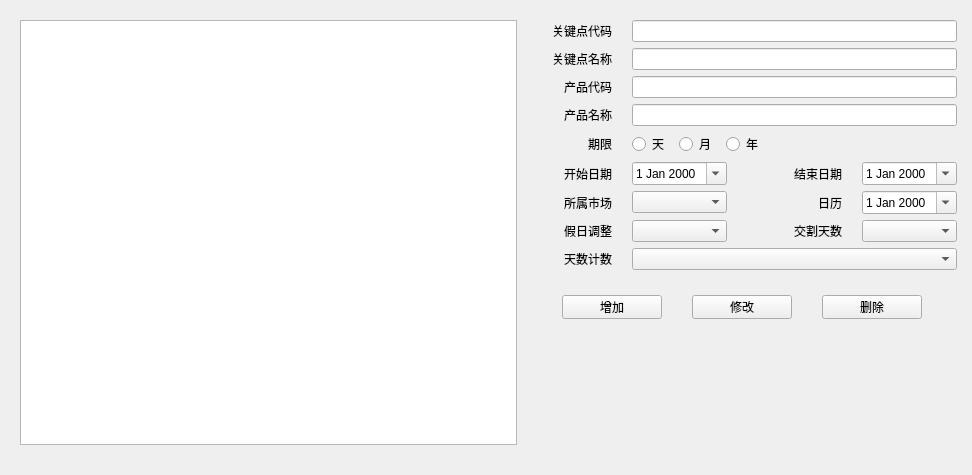
<?xml version="1.0" encoding="UTF-8"?>
<ui version="4.0">
 <class>KeyPointDefinition</class>
 <widget class="QWidget" name="KeyPointDefinition">
  <property name="geometry">
   <rect>
    <x>0</x>
    <y>0</y>
    <width>972</width>
    <height>475</height>
   </rect>
  </property>
  <property name="windowTitle">
   <string>KeyPointDefinition</string>
  </property>
  <layout class="QHBoxLayout" name="horizontalLayout_15" stretch="3,2">
   <property name="spacing">
    <number>0</number>
   </property>
   <property name="leftMargin">
    <number>20</number>
   </property>
   <property name="topMargin">
    <number>20</number>
   </property>
   <property name="rightMargin">
    <number>15</number>
   </property>
   <property name="bottomMargin">
    <number>30</number>
   </property>
   <item>
    <widget class="QTreeView" name="treeView"/>
   </item>
   <item>
    <layout class="QVBoxLayout" name="verticalLayout_2">
     <property name="spacing">
      <number>15</number>
     </property>
     <property name="bottomMargin">
      <number>20</number>
     </property>
     <item>
      <layout class="QVBoxLayout" name="verticalLayout">
       <item>
        <layout class="QHBoxLayout" name="horizontalLayout_2">
         <property name="spacing">
          <number>20</number>
         </property>
         <item>
          <widget class="QLabel" name="label">
           <property name="minimumSize">
            <size>
             <width>95</width>
             <height>0</height>
            </size>
           </property>
           <property name="maximumSize">
            <size>
             <width>95</width>
             <height>16777215</height>
            </size>
           </property>
           <property name="text">
            <string>关键点代码</string>
           </property>
           <property name="alignment">
            <set>Qt::AlignRight|Qt::AlignTrailing|Qt::AlignVCenter</set>
           </property>
          </widget>
         </item>
         <item>
          <widget class="QLineEdit" name="leKPCode"/>
         </item>
        </layout>
       </item>
       <item>
        <layout class="QHBoxLayout" name="horizontalLayout_3">
         <property name="spacing">
          <number>20</number>
         </property>
         <item>
          <widget class="QLabel" name="label_2">
           <property name="minimumSize">
            <size>
             <width>95</width>
             <height>0</height>
            </size>
           </property>
           <property name="maximumSize">
            <size>
             <width>95</width>
             <height>16777215</height>
            </size>
           </property>
           <property name="text">
            <string>关键点名称</string>
           </property>
           <property name="alignment">
            <set>Qt::AlignRight|Qt::AlignTrailing|Qt::AlignVCenter</set>
           </property>
          </widget>
         </item>
         <item>
          <widget class="QLineEdit" name="leKPName"/>
         </item>
        </layout>
       </item>
       <item>
        <layout class="QHBoxLayout" name="horizontalLayout_4">
         <property name="spacing">
          <number>20</number>
         </property>
         <item>
          <widget class="QLabel" name="label_3">
           <property name="minimumSize">
            <size>
             <width>95</width>
             <height>0</height>
            </size>
           </property>
           <property name="maximumSize">
            <size>
             <width>95</width>
             <height>16777215</height>
            </size>
           </property>
           <property name="text">
            <string>产品代码</string>
           </property>
           <property name="alignment">
            <set>Qt::AlignRight|Qt::AlignTrailing|Qt::AlignVCenter</set>
           </property>
          </widget>
         </item>
         <item>
          <widget class="QLineEdit" name="leProductCode"/>
         </item>
        </layout>
       </item>
       <item>
        <layout class="QHBoxLayout" name="horizontalLayout_5">
         <property name="spacing">
          <number>20</number>
         </property>
         <item>
          <widget class="QLabel" name="label_4">
           <property name="minimumSize">
            <size>
             <width>95</width>
             <height>0</height>
            </size>
           </property>
           <property name="maximumSize">
            <size>
             <width>95</width>
             <height>16777215</height>
            </size>
           </property>
           <property name="text">
            <string>产品名称</string>
           </property>
           <property name="alignment">
            <set>Qt::AlignRight|Qt::AlignTrailing|Qt::AlignVCenter</set>
           </property>
          </widget>
         </item>
         <item>
          <widget class="QLineEdit" name="leProductName"/>
         </item>
        </layout>
       </item>
       <item>
        <layout class="QHBoxLayout" name="horizontalLayout_6">
         <property name="spacing">
          <number>20</number>
         </property>
         <item>
          <widget class="QLabel" name="label_5">
           <property name="minimumSize">
            <size>
             <width>95</width>
             <height>0</height>
            </size>
           </property>
           <property name="maximumSize">
            <size>
             <width>95</width>
             <height>16777215</height>
            </size>
           </property>
           <property name="text">
            <string>期限</string>
           </property>
           <property name="alignment">
            <set>Qt::AlignRight|Qt::AlignTrailing|Qt::AlignVCenter</set>
           </property>
          </widget>
         </item>
         <item>
          <layout class="QHBoxLayout" name="horizontalLayout" stretch="0,0,0,0">
           <property name="spacing">
            <number>10</number>
           </property>
           <property name="leftMargin">
            <number>0</number>
           </property>
           <property name="rightMargin">
            <number>0</number>
           </property>
           <item>
            <widget class="QRadioButton" name="rbDay">
             <property name="text">
              <string>天</string>
             </property>
            </widget>
           </item>
           <item>
            <widget class="QRadioButton" name="rbMonth">
             <property name="text">
              <string>月</string>
             </property>
            </widget>
           </item>
           <item>
            <widget class="QRadioButton" name="rbYear">
             <property name="text">
              <string>年</string>
             </property>
            </widget>
           </item>
           <item>
            <spacer name="horizontalSpacer_4">
             <property name="orientation">
              <enum>Qt::Horizontal</enum>
             </property>
             <property name="sizeHint" stdset="0">
              <size>
               <width>40</width>
               <height>20</height>
              </size>
             </property>
            </spacer>
           </item>
          </layout>
         </item>
        </layout>
       </item>
       <item>
        <layout class="QHBoxLayout" name="horizontalLayout_12">
         <property name="spacing">
          <number>20</number>
         </property>
         <property name="rightMargin">
          <number>0</number>
         </property>
         <property name="bottomMargin">
          <number>0</number>
         </property>
         <item>
          <widget class="QLabel" name="label_12">
           <property name="minimumSize">
            <size>
             <width>95</width>
             <height>0</height>
            </size>
           </property>
           <property name="maximumSize">
            <size>
             <width>95</width>
             <height>16777215</height>
            </size>
           </property>
           <property name="text">
            <string>开始日期</string>
           </property>
           <property name="alignment">
            <set>Qt::AlignRight|Qt::AlignTrailing|Qt::AlignVCenter</set>
           </property>
          </widget>
         </item>
         <item>
          <widget class="QDateEdit" name="deStart">
           <property name="calendarPopup">
            <bool>true</bool>
           </property>
          </widget>
         </item>
         <item>
          <widget class="QLabel" name="label_11">
           <property name="minimumSize">
            <size>
             <width>95</width>
             <height>0</height>
            </size>
           </property>
           <property name="maximumSize">
            <size>
             <width>95</width>
             <height>16777215</height>
            </size>
           </property>
           <property name="text">
            <string>结束日期</string>
           </property>
           <property name="alignment">
            <set>Qt::AlignRight|Qt::AlignTrailing|Qt::AlignVCenter</set>
           </property>
          </widget>
         </item>
         <item>
          <widget class="QDateEdit" name="deEnd">
           <property name="calendarPopup">
            <bool>true</bool>
           </property>
          </widget>
         </item>
        </layout>
       </item>
       <item>
        <layout class="QHBoxLayout" name="horizontalLayout_7">
         <property name="spacing">
          <number>20</number>
         </property>
         <property name="rightMargin">
          <number>0</number>
         </property>
         <item>
          <widget class="QLabel" name="label_7">
           <property name="minimumSize">
            <size>
             <width>95</width>
             <height>0</height>
            </size>
           </property>
           <property name="maximumSize">
            <size>
             <width>95</width>
             <height>16777215</height>
            </size>
           </property>
           <property name="text">
            <string>所属市场</string>
           </property>
           <property name="alignment">
            <set>Qt::AlignRight|Qt::AlignTrailing|Qt::AlignVCenter</set>
           </property>
          </widget>
         </item>
         <item>
          <widget class="QComboBox" name="cbMarket"/>
         </item>
         <item>
          <widget class="QLabel" name="label_6">
           <property name="minimumSize">
            <size>
             <width>95</width>
             <height>0</height>
            </size>
           </property>
           <property name="maximumSize">
            <size>
             <width>95</width>
             <height>16777215</height>
            </size>
           </property>
           <property name="text">
            <string>日历</string>
           </property>
           <property name="alignment">
            <set>Qt::AlignRight|Qt::AlignTrailing|Qt::AlignVCenter</set>
           </property>
          </widget>
         </item>
         <item>
          <widget class="QDateEdit" name="deCalendar">
           <property name="calendarPopup">
            <bool>true</bool>
           </property>
          </widget>
         </item>
        </layout>
       </item>
       <item>
        <layout class="QHBoxLayout" name="horizontalLayout_9">
         <property name="spacing">
          <number>20</number>
         </property>
         <property name="rightMargin">
          <number>0</number>
         </property>
         <item>
          <widget class="QLabel" name="label_8">
           <property name="minimumSize">
            <size>
             <width>95</width>
             <height>0</height>
            </size>
           </property>
           <property name="maximumSize">
            <size>
             <width>95</width>
             <height>16777215</height>
            </size>
           </property>
           <property name="text">
            <string>假日调整</string>
           </property>
           <property name="alignment">
            <set>Qt::AlignRight|Qt::AlignTrailing|Qt::AlignVCenter</set>
           </property>
          </widget>
         </item>
         <item>
          <widget class="QComboBox" name="cbConvention"/>
         </item>
         <item>
          <widget class="QLabel" name="label_10">
           <property name="minimumSize">
            <size>
             <width>95</width>
             <height>0</height>
            </size>
           </property>
           <property name="maximumSize">
            <size>
             <width>95</width>
             <height>16777215</height>
            </size>
           </property>
           <property name="text">
            <string>交割天数</string>
           </property>
           <property name="alignment">
            <set>Qt::AlignRight|Qt::AlignTrailing|Qt::AlignVCenter</set>
           </property>
          </widget>
         </item>
         <item>
          <widget class="QComboBox" name="cbSpotlag"/>
         </item>
        </layout>
       </item>
       <item>
        <layout class="QHBoxLayout" name="horizontalLayout_10">
         <property name="spacing">
          <number>20</number>
         </property>
         <item>
          <widget class="QLabel" name="label_9">
           <property name="minimumSize">
            <size>
             <width>95</width>
             <height>0</height>
            </size>
           </property>
           <property name="maximumSize">
            <size>
             <width>95</width>
             <height>16777215</height>
            </size>
           </property>
           <property name="text">
            <string>天数计数</string>
           </property>
           <property name="alignment">
            <set>Qt::AlignRight|Qt::AlignTrailing|Qt::AlignVCenter</set>
           </property>
          </widget>
         </item>
         <item>
          <widget class="QComboBox" name="cbDayCount"/>
         </item>
        </layout>
       </item>
       <item>
        <layout class="QHBoxLayout" name="horizontalLayout_11">
         <property name="spacing">
          <number>20</number>
         </property>
        </layout>
       </item>
      </layout>
     </item>
     <item>
      <layout class="QHBoxLayout" name="horizontalLayout_14">
       <property name="spacing">
        <number>30</number>
       </property>
       <property name="leftMargin">
        <number>10</number>
       </property>
       <property name="topMargin">
        <number>10</number>
       </property>
       <item>
        <spacer name="horizontalSpacer">
         <property name="orientation">
          <enum>Qt::Horizontal</enum>
         </property>
         <property name="sizeHint" stdset="0">
          <size>
           <width>40</width>
           <height>20</height>
          </size>
         </property>
        </spacer>
       </item>
       <item>
        <widget class="QPushButton" name="pbAdd">
         <property name="minimumSize">
          <size>
           <width>100</width>
           <height>24</height>
          </size>
         </property>
         <property name="maximumSize">
          <size>
           <width>100</width>
           <height>24</height>
          </size>
         </property>
         <property name="text">
          <string>增加</string>
         </property>
        </widget>
       </item>
       <item>
        <widget class="QPushButton" name="pbModify">
         <property name="minimumSize">
          <size>
           <width>100</width>
           <height>24</height>
          </size>
         </property>
         <property name="maximumSize">
          <size>
           <width>100</width>
           <height>24</height>
          </size>
         </property>
         <property name="text">
          <string>修改</string>
         </property>
        </widget>
       </item>
       <item>
        <widget class="QPushButton" name="pbDelete">
         <property name="minimumSize">
          <size>
           <width>100</width>
           <height>24</height>
          </size>
         </property>
         <property name="maximumSize">
          <size>
           <width>100</width>
           <height>24</height>
          </size>
         </property>
         <property name="text">
          <string>删除</string>
         </property>
        </widget>
       </item>
       <item>
        <spacer name="horizontalSpacer_2">
         <property name="orientation">
          <enum>Qt::Horizontal</enum>
         </property>
         <property name="sizeHint" stdset="0">
          <size>
           <width>40</width>
           <height>20</height>
          </size>
         </property>
        </spacer>
       </item>
      </layout>
     </item>
     <item>
      <spacer name="verticalSpacer">
       <property name="orientation">
        <enum>Qt::Vertical</enum>
       </property>
       <property name="sizeHint" stdset="0">
        <size>
         <width>20</width>
         <height>40</height>
        </size>
       </property>
      </spacer>
     </item>
    </layout>
   </item>
  </layout>
 </widget>
 <layoutdefault spacing="6" margin="11"/>
 <resources/>
 <connections/>
</ui>
